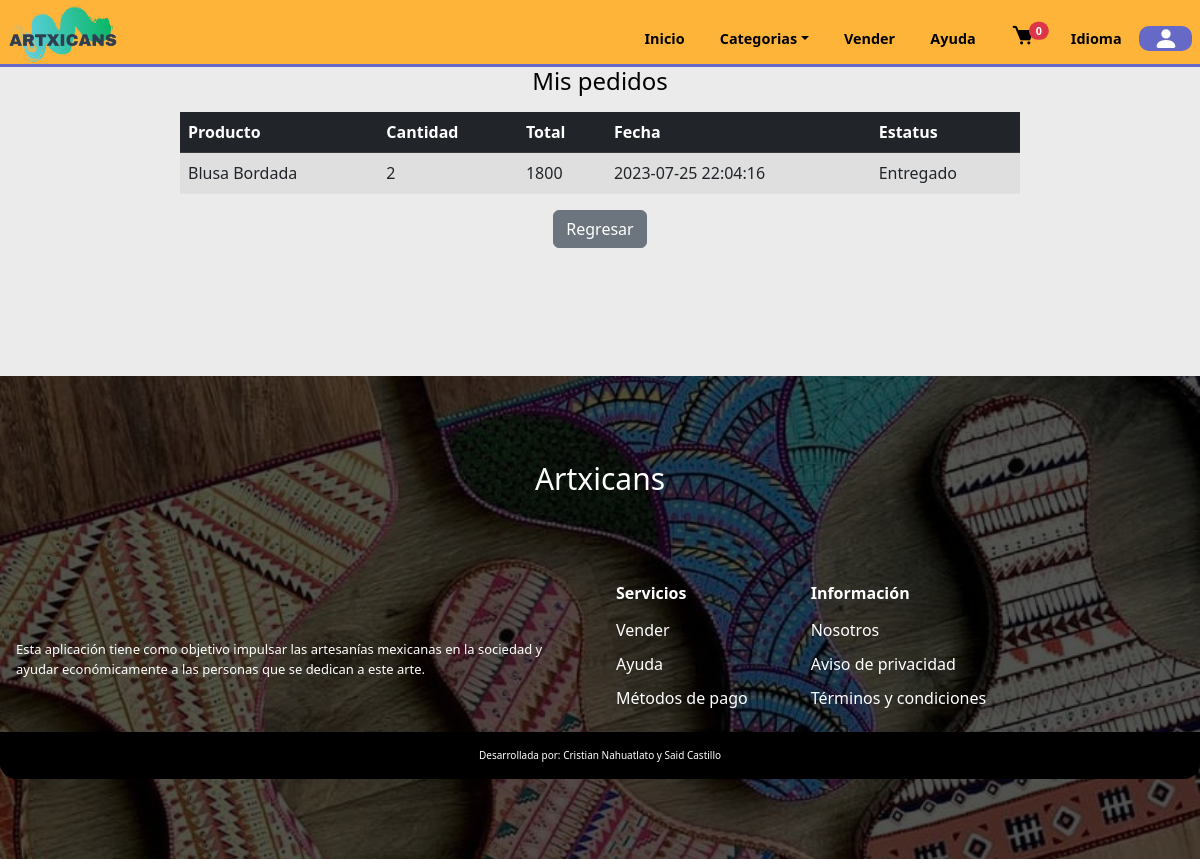
The page /orders.php (signed in) on the database its author committed.
### tables this page shows
CREATE TABLE `detalleventa` (
  `id` int(11) NOT NULL,
  `id_venta` int(11) NOT NULL,
  `id_producto` int(11) NOT NULL,
  `preciounitario` decimal(20,2) NOT NULL,
  `cantidad` int(11) NOT NULL,
  `ID_registro` int(11) DEFAULT NULL
);

CREATE TABLE `products` (
  `id_product` int(11) NOT NULL,
  `product` varchar(80) NOT NULL,
  `image1` varchar(80) NOT NULL,
  `price` int(11) NOT NULL,
  `description` varchar(250) NOT NULL,
  `category` varchar(30) NOT NULL,
  `stock` int(11) NOT NULL,
  `image2` varchar(30) NOT NULL,
  `image3` varchar(30) NOT NULL,
  `ID_registro` int(11) DEFAULT NULL,
  `estatus` varchar(50) NOT NULL
);

CREATE TABLE `ventas` (
  `id_venta` int(11) NOT NULL,
  `clavetransaccion` varchar(250) NOT NULL,
  `paypaldatos` text NOT NULL,
  `fecha` datetime NOT NULL,
  `correo` varchar(5000) NOT NULL,
  `total` decimal(60,2) NOT NULL,
  `estatus` varchar(250) NOT NULL,
  `envio` varchar(50) NOT NULL,
  `crastreo` varchar(200) NOT NULL
);

### orders.php (the view, shortened to what this page needs)
<?php
include('./global/conexion.php');
include('./templates/cabecera.php');
$id_u = $_SESSION['id'];
$query = mysqli_query($conn,"SELECT * FROM products INNER JOIN detalleventa
                            ON products.id_product = detalleventa.id_producto INNER JOIN ventas ON
                            detalleventa.id_venta = ventas.id_venta WHERE detalleventa.ID_registro = $id_u");
?>
<section class="orders">
    <h2 align="center">Mis pedidos</h2>
    <?php
        if($query->num_rows > 0){
    ?>
    <div class="table-responsive-lg ">
                            <table class="table table-striped mt-3 p-2 cart-table-1">
                                <thead class="table-dark">
                                    <tr>
                                        <th scope="col">Producto</th>
                                        <th scope="col">Cantidad</th>
                                        <th scope="col">Total</th>
                                        <th scope="col">Fecha</th>
                                        <th scope="col">Estatus</th>
                                    </tr>
                                </thead>
                                <tbody>
                                <?php
                                    while($row = mysqli_fetch_array($query)){
                                        $estatus = $row['estatus'];
                                        if($estatus == 'completo'){
                                        $cantidad = $row['cantidad'];
                                        $precio = $row['preciounitario'];
                                        $total = $precio * $cantidad;
                                ?>
                                    <tr>
                                        <td scope="row"><?php echo $row['product']?></td>
                                        <td scope="row"><?php echo $cantidad?></td>
                                        <td scope="row"><?php echo $total?></td>
                                        <td scope="row"><?php echo $row['fecha']?></td>
                                        <td scope="row"><?php echo $row['envio']?></td>
                                    </tr>
                                 <?php } }?>
                                </tbody>
                            </table>
                        </div>
                        <?php }?>
                <center class="mt-3">
                    <button class="btn btn-secondary" onclick="location.href='profile.php'">Regresar</button>
                </center>
</section>
<?php
include('./templates/pie.php');
?>

### styles/home/main.css (style rules this page uses)
body { top:0px !important; }

### styles/pages/cart.css (style rules this page uses)
.cart-table-1 { width: 90vw; margin: 0 auto; }
@media screen and (min-width:768px) { .cart-table-1 { width: 70vw; } }

### index.css (style rules this page uses)
:root { --first-color: #feb439; --first-alpha-color: #FDD100; --second-color: #7D3C98; --second-alpha-color: #6669c5; --black-color: black; --white-color: white; --black-alpha-color: rgba(0,0,0,0.5); --white-alpha-color: rgba(255,255,255,0.5); --opacity-color: rgba(8,75,138,0.7); --font: "RaleWay",sans-serif; --max-width: 1200px; --header-height: 4.7rem; --link-color: #509ee3; --card-bg:rgb(225,225,235); --card-hover:rgb(255,255,255); }
* { padding:0; margin:0; -webkit-box-sizing: border-box; -moz-box-sizing: border-box; box-sizing: border-box; }
html { box-sizing: border-box; font-family: var(--font); font-size: 16px; scroll-behavior: smooth; }
*, *::after, *::before { box-sizing: inherit; }
body { margin: 0; overflow-x: hidden; color: var(--black-color); background-color: rgb(235, 235, 235);; }
h2 { margin: 0; font-size: 1.5rem; }

### helpers/loader.php (style rules this page uses)
*,*:after,*:before { margin:0; padding:0; -webkit-box-sizing:border-box; -moz-box-sizing:border-box; box-sizing:border-box; }

### rows shown on the page
detalleventa: id_producto.product "Blusa Bordada", cantidad "2", total "1800", id_venta.fecha "2023-07-25 22:04:16", id_venta.envio "Entregado"
